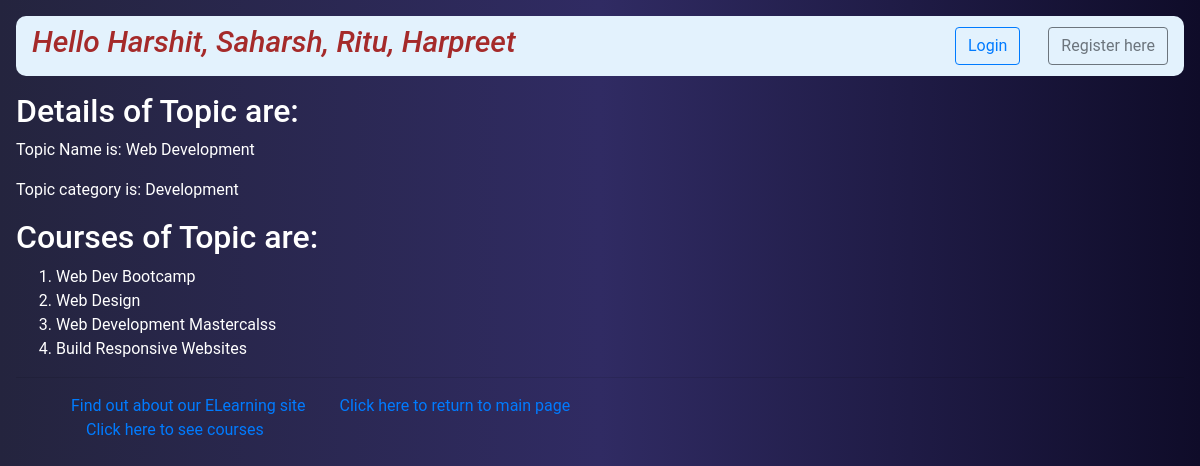
/myapp/1, run on the app's committed database.
### myapp/models.py (models this page shows, shortened)
class Topic(models.Model):
    name = models.CharField(max_length=200)
    category = models.CharField(max_length=200, blank= False, default= 'new')

class Course(models.Model):
    topic = models.ForeignKey(Topic, related_name='courses', on_delete=models.CASCADE)
    name = models.CharField(max_length=200)
    hours = models.IntegerField(default= 40.00)
    price = models.DecimalField(max_digits=10, decimal_places=2, validators=[MaxValueValidator(200), MinValueValidator(100)])
    for_everyone = models.BooleanField(default=True)
    description = models.TextField(max_length=300, null=True, blank=True)
    optional = models.TextField(blank=True)
    interested = models.PositiveIntegerField(default=0)
    stages = models.PositiveIntegerField(default=3)

### myapp/views.py (the view)
# urls.py: path(r'<int:top_no>', views.detail, name='detail'),
def detail(request, top_no):
    topic = get_object_or_404(Topic, pk=top_no)
    courses = topic.courses.all()
    return render(request, 'myapp/detail.html', {'topic': topic})

### myapp/templates/myapp/detail.html
{% extends 'myapp/base.html' %}
{% block myhdg %}
    Hello Harshit, Saharsh, Ritu, Harpreet
{% endblock %}
{% block body_block %}
    <h2> Details of Topic are: </h2>
<p> Topic Name is: {{ topic.name }} </p>
<p> Topic category is: {{ topic.category }} </p>
<h2> Courses of Topic are: </h2>
<ol>
{% for course in topic.courses.all %}
    <li>{{ course.name }}</li>
{% endfor %}
</ol>
{% endblock %}

### myapp/static/myapp/style.css (style rules this page uses)
body { background: #0f0c29; background: -webkit-linear-gradient(to right, #24243e, #302b63, #0f0c29); background: linear-gradient(to right, #24243e, #302b63, #0f0c29); font-family: "Roboto", sans-serif; -webkit-font-smoothing: antialiased; -moz-osx-font-smoothing: grayscale; color: white; padding: 1em; }

### data on the page
Topic: name "Web Development", category "Development"
Course: name "Web Dev Bootcamp"
Course: name "Web Design"
Course: name "Web Development Mastercalss"
Course: name "Build Responsive Websites"
